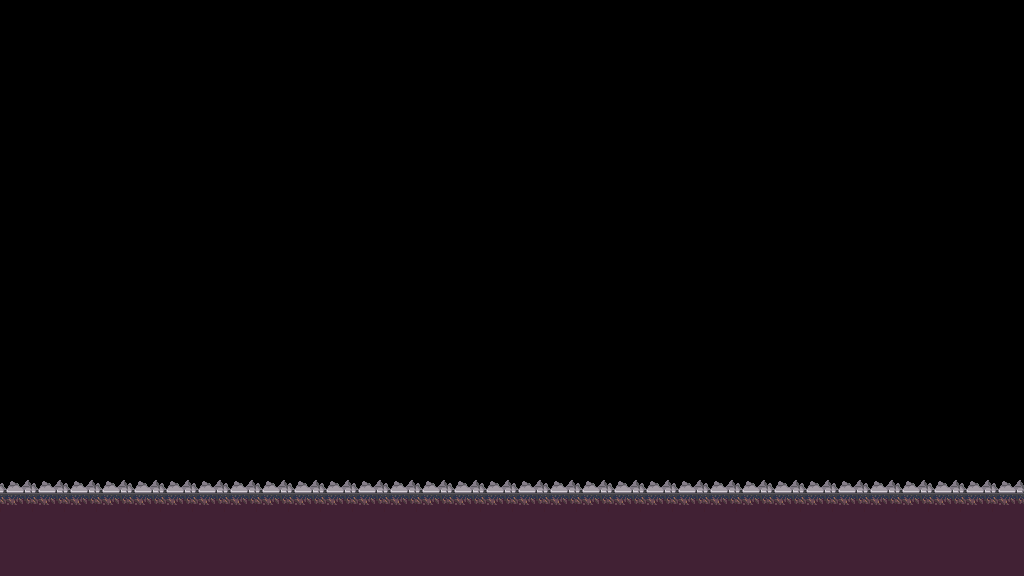

The image is a tile-based game level rendered from a .tmx file. Its description and complete source (layers, tilesets, objects, tile grids) follow:
An orthogonal 32x18 tile map with 32x32 px tiles, 2 tile layers (bg1, bg2), 4 tilesets and 5 objects.

<map version="1.4" tiledversion="1.4.2" orientation="orthogonal" renderorder="right-down" width="32" height="18" tilewidth="32" tileheight="32" infinite="0" nextlayerid="7" nextobjectid="99">
 <tileset firstgid="1" source="mountain.tsx" />
 <tileset firstgid="50" source="../collectibles/collectibles.tsx" />
 <tileset firstgid="114" source="../icons/icons.tsx" />
 <tileset firstgid="121" source="mountain_bg.tsx" />
 <objectgroup id="6" name="bg0">
  <object id="98" gid="121" x="0" y="576" width="1024" height="576" />
 </objectgroup>
 <layer id="4" name="bg1" width="32" height="18">
  <data encoding="csv">
0,0,0,0,0,0,0,0,0,0,0,0,0,0,0,0,0,0,0,0,0,0,0,0,0,0,0,0,0,0,0,0,
0,0,0,0,0,0,0,0,0,0,0,0,0,0,0,0,0,0,0,0,0,0,0,0,0,0,0,0,0,0,0,0,
0,0,0,0,0,0,0,0,0,0,0,0,0,0,0,0,0,0,0,0,0,0,0,0,0,0,0,0,0,0,0,0,
0,0,0,0,0,0,0,0,0,0,0,0,0,0,0,0,0,0,0,0,0,0,0,0,0,0,0,0,0,0,0,0,
0,0,0,0,0,0,0,0,0,0,0,0,0,0,0,0,0,0,0,0,0,0,0,0,0,0,0,0,0,0,0,0,
0,0,0,0,0,0,0,0,0,0,0,0,0,0,0,0,0,0,0,0,0,0,0,0,0,0,0,0,0,0,0,0,
0,0,0,0,0,0,0,0,0,0,0,0,0,0,0,0,0,0,0,0,0,0,0,0,0,0,0,0,0,0,0,0,
0,0,0,0,0,0,0,0,0,0,0,0,0,0,0,0,0,0,0,0,0,0,0,0,0,0,0,0,0,0,0,0,
0,0,0,0,0,0,0,0,0,0,0,0,0,0,0,0,0,0,0,0,0,0,0,0,0,0,0,0,0,0,0,0,
0,0,0,0,0,0,0,0,0,0,0,0,0,0,0,0,0,0,0,0,0,0,0,0,0,0,0,0,0,0,0,0,
0,0,0,0,0,0,0,0,0,0,0,0,0,0,0,0,0,0,0,0,0,0,0,0,0,0,0,0,0,0,0,0,
0,0,0,0,0,0,0,0,0,0,0,0,0,0,0,0,0,0,0,0,0,0,0,0,0,0,0,0,0,0,0,0,
0,0,0,0,0,0,0,0,0,0,0,0,0,0,0,0,0,0,0,0,0,0,0,0,0,0,0,0,0,0,0,0,
0,0,0,0,0,0,0,0,0,0,0,0,0,0,0,0,0,0,0,0,0,0,0,0,0,0,0,0,0,0,0,0,
0,0,0,0,0,0,0,0,0,0,0,0,0,0,0,0,0,0,0,0,0,0,0,0,0,0,0,0,0,0,0,0,
0,0,0,0,0,0,0,0,0,0,0,0,0,0,0,0,0,0,0,0,0,0,0,0,0,0,0,0,0,0,0,0,
0,0,0,0,0,0,0,0,0,0,0,0,0,0,0,0,0,0,0,0,0,0,0,0,0,0,0,0,0,0,0,0,
0,0,0,0,0,0,0,0,0,0,0,0,0,0,0,0,0,0,0,0,0,0,0,0,0,0,0,0,0,0,0,0
</data>
 </layer>
 <layer id="1" name="bg2" width="32" height="18">
  <data encoding="csv">
0,0,0,0,0,0,0,0,0,0,0,0,0,0,0,0,0,0,0,0,0,0,0,0,0,0,0,0,0,0,0,0,
0,0,0,0,0,0,0,0,0,0,0,0,0,0,0,0,0,0,0,0,0,0,0,0,0,0,0,0,0,0,0,0,
0,0,0,0,0,0,0,0,0,0,0,0,0,0,0,0,0,0,0,0,0,0,0,0,0,0,0,0,0,0,0,0,
0,0,0,0,0,0,0,0,0,0,0,0,0,0,0,0,0,0,0,0,0,0,0,0,0,0,0,0,0,0,0,0,
0,0,0,0,0,0,0,0,0,0,0,0,0,0,0,0,0,0,0,0,0,0,0,0,0,0,0,0,0,0,0,0,
0,0,0,0,0,0,0,0,0,0,0,0,0,0,0,0,0,0,0,0,0,0,0,0,0,0,0,0,0,0,0,0,
0,0,0,0,0,0,0,0,0,0,0,0,0,0,0,0,0,0,0,0,0,0,0,0,0,0,0,0,0,0,0,0,
0,0,0,0,0,0,0,0,0,0,0,0,0,0,0,0,0,0,0,0,0,0,0,0,0,0,0,0,0,0,0,0,
0,0,0,0,0,0,0,0,0,0,0,0,0,0,0,0,0,0,0,0,0,0,0,0,0,0,0,0,0,0,0,0,
0,0,0,0,0,0,0,0,0,0,0,0,0,0,0,0,0,0,0,0,0,0,0,0,0,0,0,0,0,0,0,0,
0,0,0,0,0,0,0,0,0,0,0,0,0,0,0,0,0,0,0,0,0,0,0,0,0,0,0,0,0,0,0,0,
0,0,0,0,0,0,0,0,0,0,0,0,0,0,0,0,0,0,0,0,0,0,0,0,0,0,0,0,0,0,0,0,
0,0,0,0,0,0,0,0,0,0,0,0,0,0,0,0,0,0,0,0,0,0,0,0,0,0,0,0,0,0,0,0,
0,0,0,0,0,0,0,0,0,0,0,0,0,0,0,0,0,0,0,0,0,0,0,0,0,0,0,0,0,0,0,0,
0,0,0,0,0,0,0,0,0,0,0,0,0,0,0,0,0,0,0,0,0,0,0,0,0,0,0,0,0,0,0,0,
14,14,14,14,14,14,14,14,14,14,14,14,14,14,14,14,14,14,14,14,14,14,14,14,14,14,14,14,14,14,14,14,
19,19,19,19,19,19,19,19,19,19,19,19,19,19,19,19,19,19,19,19,19,19,19,19,19,19,19,19,19,19,19,19,
19,19,19,19,19,19,19,19,19,19,19,19,19,19,19,19,19,19,19,19,19,19,19,19,19,19,19,19,19,19,19,19
</data>
 </layer>
 <objectgroup color="#00ff7f" id="2" name="platforms" visible="0">
  <properties>
   <property name="immovable" value="true" />
  </properties>
  <object id="72" x="-1.5" y="492.5" width="1028" height="85" />
 </objectgroup>
 <objectgroup id="3" name="collectibles">
  <object id="97" gid="74" x="478.667" y="491.333" width="32" height="32" />
 </objectgroup>
 <objectgroup id="5" name="enemies">
  <object id="71" gid="116" x="79.6667" y="492" width="31" height="47" />
  <object id="81" gid="119" x="1085" y="394" width="62" height="57">
   <properties>
    <property name="destination" value="82" />
   </properties>
  </object>
 </objectgroup>
</map>
